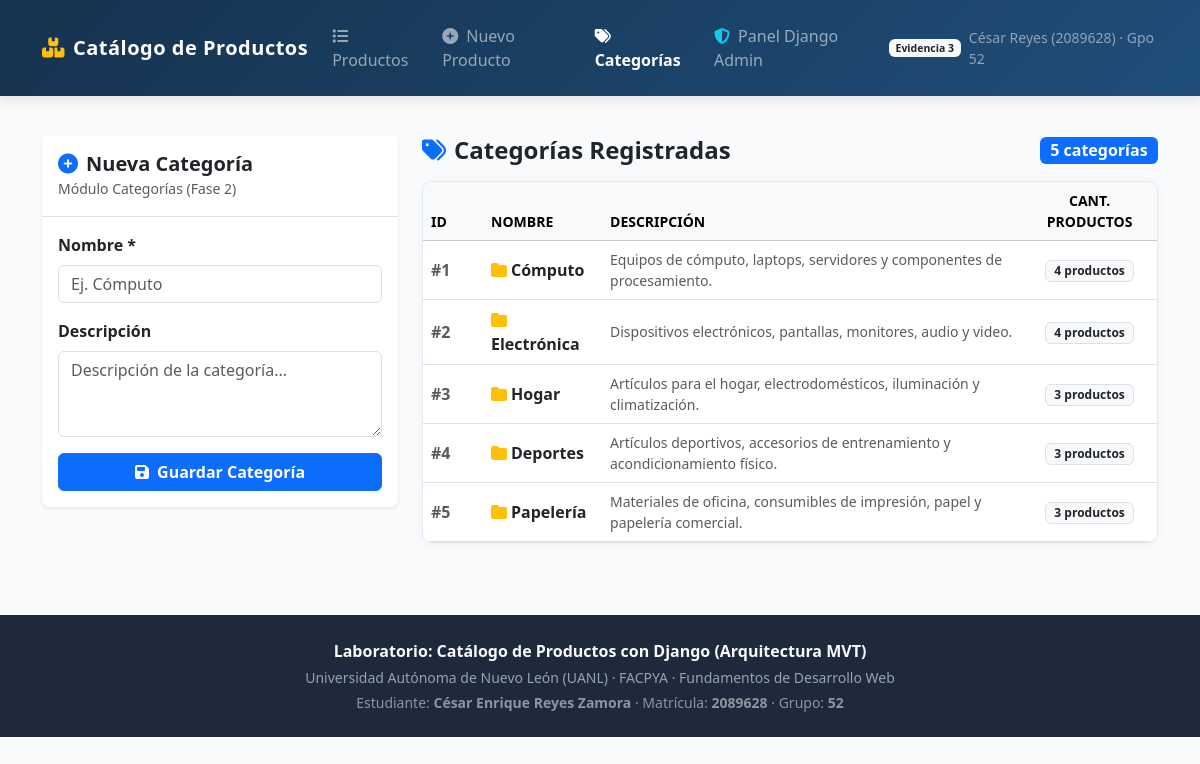
Page /categorias/ on the committed database.
### inventario/models.py (models this page shows, shortened)
class Categoria(models.Model):
    nombre = models.CharField(max_length=100, verbose_name="Nombre de la Categoría")
    descripcion = models.TextField(blank=True, verbose_name="Descripción")
    class Meta:
        verbose_name = "Categoría"
        verbose_name_plural = "Categorías"
        ordering = ['nombre']

### inventario/views.py (the view)
# urls.py: path('categorias/', views.lista_categorias, name='lista_categorias'),
def lista_categorias(request):
    categorias = Categoria.objects.annotate(num_productos=Count('productos')).all()
    if request.method == 'POST':
        form = CategoriaForm(request.POST)
        if form.is_valid():
            cat = form.save()
            messages.success(request, f'Categoría "{cat.nombre}" agregada correctamente.')
            return redirect('lista_categorias')
    else:
        form = CategoriaForm()
    return render(request, 'inventario/lista_categorias.html', {
        'categorias': categorias,
        'form': form
    })

### inventario/forms.py
class CategoriaForm(forms.ModelForm):
    class Meta:
        model = Categoria
        fields = ['nombre', 'descripcion']
        widgets = {
            'nombre': forms.TextInput(attrs={
                'class': 'form-control',
                'placeholder': 'Ej. Cómputo'
            }),
            'descripcion': forms.Textarea(attrs={
                'class': 'form-control',
                'rows': 3,
                'placeholder': 'Descripción de la categoría...'
            }),
        }

### templates/inventario/lista_categorias.html (shortened to what this page needs)
{% extends 'inventario/base.html' %}
{% block content %}
<div class="row g-4">
  <div class="col-lg-4 col-md-5">
    <div class="card shadow-sm border-0 rounded-3">
      <div class="card-header bg-white py-3 border-bottom">
        <h5 class="mb-0 fw-bold text-dark">
          <i class="fa-solid fa-circle-plus text-primary me-2"></i>Nueva Categoría
        </h5>
        <small class="text-muted">Módulo Categorías (Fase 2)</small>
      </div>
      <div class="card-body p-3">
        <form method="POST">
          <div class="mb-3">
            <label for="{{ form.nombre.id_for_label }}" class="form-label fw-semibold">Nombre *</label>
            {{ form.nombre }}
          </div>
          <div class="mb-3">
            <label for="{{ form.descripcion.id_for_label }}" class="form-label fw-semibold">Descripción</label>
            {{ form.descripcion }}
          </div>
          <button type="submit" class="btn btn-primary w-100 fw-semibold">
            <i class="fa-solid fa-floppy-disk me-1"></i> Guardar Categoría
          </button>
        </form>
      </div>
    </div>
  </div>
  <div class="col-lg-8 col-md-7">
    <div class="d-flex justify-content-between align-items-center mb-3">
      <h4 class="mb-0 fw-bold text-dark">
        <i class="fa-solid fa-tags text-primary me-2"></i>Categorías Registradas
      </h4>
      <span class="badge bg-primary fs-6">{{ categorias|length }} categorías</span>
    </div>
    <div class="table-card">
      <div class="table-responsive">
        <table class="table table-hover align-middle mb-0">
          <thead class="table-light text-uppercase small text-muted">
            <tr>
              <th style="width: 60px;">ID</th>
              <th>Nombre</th>
              <th>Descripción</th>
              <th class="text-center">Cant. Productos</th>
            </tr>
          </thead>
          <tbody>
            {% for cat in categorias %}
            <tr>
              <td class="text-muted fw-bold">#{{ cat.id }}</td>
              <td class="fw-bold text-dark">
                <i class="fa-solid fa-folder text-warning me-1"></i>{{ cat.nombre }}
              </td>
              <td class="text-muted small">
                {{ cat.descripcion|default:"Sin descripción registrada" }}
              </td>
              <td class="text-center">
                <span class="badge bg-light text-dark border px-2 py-1">
                  {{ cat.num_productos }} productos
                </span>
              </td>
            </tr>
            {% empty %}
            <tr>
              <td colspan="4" class="text-center py-4 text-muted">
                No hay categorías registradas en la base de datos.
              </td>
            </tr>
            {% endfor %}
          </tbody>
        </table>
      </div>
    </div>
  </div>
</div>
{% endblock %}

### templates/inventario/base.html (style rules this page uses)
:root { --primary-color: #1f4e79; --secondary-color: #2b5b84; --accent-color: #f9aa33; --bg-light: #f8fafc; }
body { background-color: var(--bg-light); font-family: 'Segoe UI', system-ui, -apple-system, sans-serif; min-height: 100vh; display: flex; flex-direction: column; }
.table-card { background: #ffffff; border-radius: 10px; border: 1px solid #e2e8f0; box-shadow: 0 2px 10px rgba(0,0,0,0.04); overflow: hidden; }

### rows in the picture
Categoria: id "1", nombre "Cómputo", descripcion "Equipos de cómputo, laptops, servidores y componentes de procesamiento.", num_productos "4"
Categoria: id "2", nombre "Electrónica", descripcion "Dispositivos electrónicos, pantallas, monitores, audio y video.", num_productos "4"
Categoria: id "3", nombre "Hogar", descripcion "Artículos para el hogar, electrodomésticos, iluminación y climatización.", num_productos "3"
Categoria: id "4", nombre "Deportes", descripcion "Artículos deportivos, accesorios de entrenamiento y acondicionamiento físico.", num_productos "3"
Categoria: id "5", nombre "Papelería", descripcion "Materiales de oficina, consumibles de impresión, papel y papelería comercial.", num_productos "3"

### other values in the picture
{{ categorias|length }} "5"
